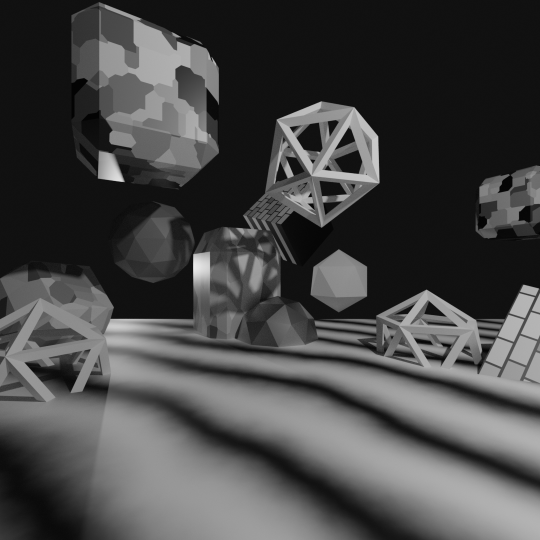
#> input picture P4_panoramas/b_pano_20mm.png, 1080 x 1080 px (shown at 1/2 size)
$ jupyter execute --allow-errors P4_panorama_stereo.ipynb   (older library calls are emulated)
#> lines starting #> are read from the running program, lines starting #| are printed output that depends on the picture
# P4 Panoramas and Stereo

### P4.1 Spherical Reprojection

As we discussed in class, to make a panorama we need to reproject the images onto a sphere, something you will be implementing in this question. I have given you some starter code that you should use to reproject the image onto a sphere: the function `reproject_image_to_sphere`. I have annotated what you need to include to complete this function:

**TASK** Complete the `reproject_image_to_sphere` function I have provided below. I recommend that you revisit the lecture slides on panoramas to get the definitions of the unit sphere coordinates.

I have provided you with a simple scene for Blender: `simple_pano_env.blend`. The camera is located at `x=0` and `y=0` and oriented such that it is level with the ground plane and rotated 0-degrees about the z-axis. The only camera in the scene has a Focal Length of 40 mm (expressed with respect to the *36 mm* film size standard used in photography). To test that your image reprojection method is working correctly.

**TASK** Generate 4 images by changing the Focal Length of the camera in Blender and name them as follows:

1. `b_pano_20mm.png` Rendered after setting the camera Focal Length to `20 mm`.
2. `b_pano_30mm.png` Rendered after setting the camera Focal Length to `30 mm`.
3. `b_pano_40mm.png` Rendered after setting the camera Focal Length to `40 mm`.
4. `b_pano_50mm.png` Rendered after setting the camera Focal Length to `50 mm`.

**Plots** Run the `Evaluation and Plotting` code I have included below. This will generate three figures (all of which you should include in your writeup). (1) shows the four images after the spherical reprojection. (2) shows the images added together, showing that in the center where all images have visibility of the scene, the images properly overlap. (3) The "differences" between consecutive Focal Lengths; if your code is implemented well, the center region (where the two overlap) should be nearly zero ("white" in the color scheme) and large outside of that image (where they do not overlap).

If the second plot, in which all images have been added together, looks "reasonable" (that the images are properly overlapped with one another) and you are convinced that your reprojection function is working properly, you can move on to the next section, in which you are asked to build your own panoramas after reprojecting onto a sphere.

[cell 1]
import numpy as np
import matplotlib.pyplot as plt
from PIL import Image
import scipy.interpolate

# Helper Functions
def load_image_gray(filepath):
    """Loads an image into a numpy array.
    Note: image will have 3 color channels [r, g, b]."""
#> called with filepath = 'b_pano_20mm.png'
    img = Image.open(filepath)
#> img is the input picture: PIL image 1080x1080 RGBA; mean R, G, B, A 70.4, 70.4, 70.4, 255
    img = np.asarray(img).astype(np.float)/255
#> img: shape (1080, 1080, 4) float64
    if len(img.shape) > 2:
        return img[:, :, 0]
    else:
        return img

def get_image_with_f(filepath, blender_focal_length_mm):
    image = load_image_gray(filepath)
    f = max(image.shape) * blender_focal_length_mm / 36.00
#> f = 600
    return image, f

# Starter code for P4.1 (replace the None's in the loop)
def reproject_image_to_sphere(image, focal_length_px, fov_deg=None, angular_resolution=0.01):
    # Notice that because matrices are stored "rows, columns",
    # we need to flip the "shape" coordinates so that the transformation
    # matrix does what we expect. The other convention is also acceptable,
    # as long as one is consistent. In this function, the transformation
    # matrix is assumed to be in [x, y, w] coordinates, even though the image
    # is stored in row, column (y, x) coordinates.
    x = np.arange(image.shape[1]).astype(np.float)
    y = np.arange(image.shape[0]).astype(np.float)

    # Compute the thetas and phis of the output plane
    if fov_deg is None:
        fov = np.arctan(max(image.shape)/focal_length_px/2) + angular_resolution
    else:
        fov = fov_deg * np.pi / 180

#     print(f"2 * Field of View: {2*fov}")
    thetas = np.arange(-fov, fov, angular_resolution)
    phis = np.arange(-fov, fov, angular_resolution)

    # Perform the interpolation
    transformed_image = np.zeros((len(phis), len(thetas)))
    image_fn = scipy.interpolate.interp2d(x, y, image, kind='linear', fill_value=0)
    for ii in range(len(thetas)):
        for jj in range(len(phis)):
            theta = thetas[ii]
            phi = phis[jj]

            xt = np.sin(theta)*np.cos(phi)
            yt = np.sin(phi)
            zt = np.cos(theta)*np.cos(phi)

            new_x = len(x)//2 + focal_length_px * xt//zt
            new_y = len(y)//2 + focal_length_px * yt//zt
            transformed_image[jj, ii] = image_fn(new_x, new_y)

    return transformed_image


img_20, f_20 = get_image_with_f('b_pano_20mm.png', 20)
#> f_20 = 600
img_30, f_30 = get_image_with_f('b_pano_30mm.png', 30)
#> call 2 of load_image_gray, with filepath = 'b_pano_30mm.png'
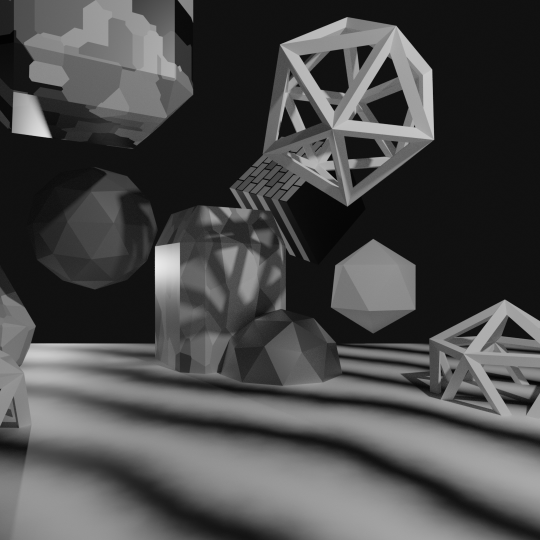
#> input picture P4_panoramas/b_pano_30mm.png, 1080 x 1080 px (shown at 1/2 size)
#> in load_image_gray, img is the input picture: PIL image 1080x1080 RGBA; mean R, G, B, A 74.2, 74.2, 74.2, 255
#> f_30 = 900
img_40, f_40 = get_image_with_f('b_pano_40mm.png', 40)
#> call 3 of load_image_gray, with filepath = 'b_pano_40mm.png'
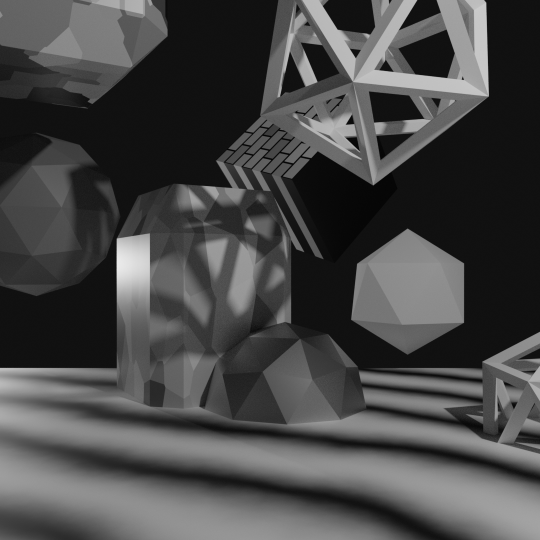
#> input picture P4_panoramas/b_pano_40mm.png, 1080 x 1080 px (shown at 1/2 size)
#> in load_image_gray, img is the input picture: PIL image 1080x1080 RGBA; mean R, G, B, A 71.3, 71.3, 71.3, 255
#> f_40 = 1200
img_50, f_50 = get_image_with_f('b_pano_50mm.png', 50)
#> call 4 of load_image_gray, with filepath = 'b_pano_50mm.png'
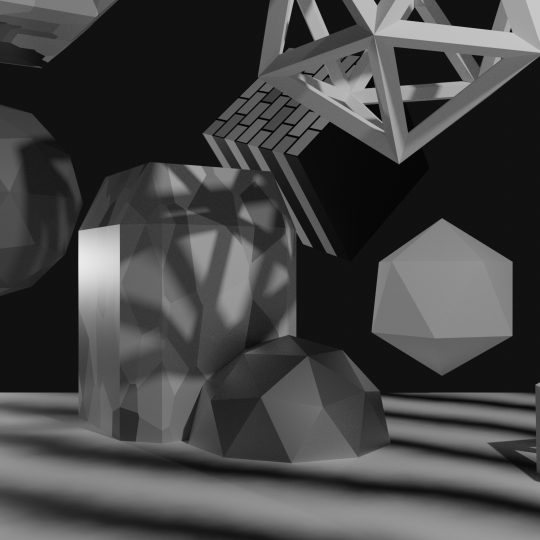
#> input picture P4_panoramas/b_pano_50mm.png, 1080 x 1080 px (shown at 1/2 size)
#> in load_image_gray, img is the input picture: PIL image 1080x1080 RGBA; mean R, G, B, A 68.1, 68.1, 68.1, 255
#> f_50 = 1500

#> (a cell that did not finish here is left out)

sp_img_30 = reproject_image_to_sphere(img_30, f_30, fov_deg=45, angular_resolution=0.002)
sp_img_40 = reproject_image_to_sphere(img_40, f_40, fov_deg=45, angular_resolution=0.002)
sp_img_50 = reproject_image_to_sphere(img_50, f_50, fov_deg=45, angular_resolution=0.002)

plt.figure(figsize=(6,6), dpi=200)
plt.subplot(2, 2, 1)
plt.imshow(sp_img_20)
plt.subplot(2, 2, 2)
plt.imshow(sp_img_30)
plt.subplot(2, 2, 3)
plt.imshow(sp_img_40)
plt.subplot(2, 2, 4)
plt.imshow(sp_img_50)

plt.figure(dpi=200)
plt.imshow(sp_img_20 + sp_img_30 + sp_img_40 + sp_img_50)

plt.figure(dpi=200)
plt.subplot(1, 3, 1)
plt.imshow(sp_img_30 - sp_img_20, vmin=-0.2, vmax=0.2, cmap='PiYG')
plt.subplot(1, 3, 2)
plt.imshow(sp_img_40 - sp_img_30, vmin=-0.2, vmax=0.2, cmap='PiYG')
plt.subplot(1, 3, 3)
plt.imshow(sp_img_50 - sp_img_40, vmin=-0.2, vmax=0.2, cmap='PiYG')

# P4.2 Panorama Stitching

In this question, you will be building a panorama from images you generate from Blender. This will involve three steps: (1) image generation, (2) image transform estimation, and (3) stitching.

**TASK** Generate images from Blender. To do this, you may using the `simple_pano_env.blend` environment that I have provided you with. By rotating the camera (done by modifying the rotation about its Z-axis). You should set the Focal length of the camera to `40 mm` and sweep the rotation from +40 degrees to -60 degrees; you should rotate the camera in increments such that consecutive images have an overlap of roughly 1/3. You will likely need to generate roughly 5 or 6 images in this range.

**PLOTS** Reproject the images using the `reproject_image_to_sphere` function from the previous question and compute the translation transform between each pair of "consecutive images" (images next to one another in angle space) using OpenCV. For each pair of matched images

To compute the transformation, you may use the same [OpenCV Homography tutorial from the last assignment](https://docs.opencv.org/master/d1/de0/tutorial_py_feature_homography.html). However, we know that the transformation is a translation, and so we do not want to allow the system to generate a general homography matrix, which is what results with `cv.findHomography`. Instead, you should use `affine_mat = cv.estimateAffinePartial2D(src_pts, dst_pts)[0]`, which returns a `2x3` matrix (you will need to convert this to a `3x3` homography by adding a row of `[0, 0, 1]`) that only allows for scale, rotation, and translation. Create a new transformation matrix that includes only the estimated translation parameters. Using this procedure should be more numerically stable.

**PLOT** Create the panorama and include it in a plot! To do this you should:

1. Pad all images to the size of the output panorama (you will need to determine how wide this will need to be).
2. Apply the transformation matrices (using `cv.warpPerspective`) to the images to move them "into place" (the location they will be in the resulting panorama). This means that you will need to apply `translation_mat_2_to_1` (or its inverse) to shift image 2 relative to image 1. Note that moving image 3 into place will require accounting for the translation between 2 and 3 *and* the translation between 1 and 2, and so on. You should prefer to multiply the transformation matrices together before using them to transform the image.
3. Combine the images to make the panorama. You do not need to use any of the "fancy" blending techniques we discussed in class. Simply using `np.maximum` between the two images will create a sufficient panorama. Small artifacts from merging are acceptable.

**PLOT** Finally, add the 20 mm focal length image you generated as part of the previous question to your panorama. It might be interesting to see how the significant change in field of view reveals more of the panorama at once and more of the space above and below the horizon. Combined, your images should look like a "wide plus" (something like this):

```
        +----+
+-------+    +-------+
|                    |
+-------+    +-------+
        +----+
````

where the taller region in the middle is filled in by the 20 mm image (which has a wider field of view). Include this combined image in your writeup.

[cell 3]
import cv2 as cv
from PIL import Image

#> (the rest of this cell did not finish here and is left out)

## P4.3 Triangulation

In class, we discussed how you could extract information about a 3D scene given two cameras and their camera projection matrices. Here, we will investigate a simple example to learn the fundamentals.

### P4.3.1 Projecting Into Image Space

Below, I have provided you with two images taken by two cameras `a` and `b`. In this question, we will go over some camera basics, namely how to compute the image-space point from a 3D point in the scene and the known camera matrices.

Some information about the two camera matrices:
- The first camera is translated such that `t_a = [0, -0.2, 5]` and `t_b = [-1.5, 0, 5]`
- No rotation is applied to either camera (so the rotation matrix is the identity matrix)
- The focal length of the camera (for these 1024 px) images is `f = 1170.3` (in units of pixels).
- The camera center is located at the center of the image.

**QUESTION** What are the camera matrices $P_a$ and $P_b$? I will accept either the final matrix, or the matrix written in terms of its component matrices (the intrinsic and extrinsic matrices), as long as these are defined.

I have provided you with a single point below in 3D space `X0` that exists on one of the corners of the cube shown in the scene.

**TASK + PLOTS** Implement the function `get_projected_point(P, X)` which takes in a camera matrix `P` and a 3D scene point `X`. If your matrices are implemented correctly, you should see that the projected 3D point overlaps with one of the corners of the cube in image space. Include the two images with the point `X0` projected onto the two images.

[cell 4]
## Starter code
import numpy as np
import matplotlib.pyplot as plt
from PIL import Image

def load_image(filepath):
    """Loads an image into a numpy array.
    Note: image will have 3 color channels [r, g, b]."""
    img = Image.open(filepath)
    img = np.asarray(img).astype(np.float)/255
    return img[:, :, :3]

#> (the rest of this cell did not finish here and is left out)

[cell 5]
# TASK: Implement the camera matrices & get_projected_point
f = 1137.8
#> f = 1137.8
#f = 1170.3

Rt_a = np.array([
    [1, 0, 0, 0],
    [0, 1, 0, -0.2],
    [0, 0, 1, 5]
])

Rt_b = np.array([
    [1, 0, 0, -1.5],
    [0, 1, 0, 0],
    [0, 0, 1, 5]
])

Camera = np.array([
    [f, 0, 512],
    [0, f, 512],
    [0, 0, 1]
])
#> Camera = [[1137.8, 0, 512], [0, 1137.8, 512], [0, 0, 1]]

Pa = np.dot(Camera, Rt_a)
#> Pa = [[1137.8, 0, 512, 2560], [0, 1137.8, 512, 2332.4], [0, 0, 1, 5]]
print(Pa)
#| [[1.13780e+03 0.00000e+00 5.12000e+02 2.56000e+03]
#|  [0.00000e+00 1.13780e+03 5.12000e+02 2.33244e+03]
#|  [0.00000e+00 0.00000e+00 1.00000e+00 5.00000e+00]]
Pb = np.dot(Camera, Rt_b)
#> Pb = [[1137.8, 0, 512, 853.3], [0, 1137.8, 512, 2560], [0, 0, 1, 5]]
print(Pb)
#| [[1.1378e+03 0.0000e+00 5.1200e+02 8.5330e+02]
#|  [0.0000e+00 1.1378e+03 5.1200e+02 2.5600e+03]
#|  [0.0000e+00 0.0000e+00 1.0000e+00 5.0000e+00]]

X0 = np.array([ 0.85244616, 0.9508618, -0.51819406])
points_3D = [X0]

# [5 lines left out: function get_projected_point, not called in this run]

[cell 6]
## Plotting Code
if Pa is None or Pb is None:
    raise NotImplementedError("Define the camera matrices.")

# [8 lines left out: function visualize_projected_points, not called in this run]

#> (the rest of this cell did not finish here and is left out)

### P4.3.2 Determining the Size of the Cube

Now you will invert this operation. In class, we discussed how to triangulate a point from two correspondences. The relevant slide from L15 (two-view modeling) is as follows:

(*Note*: I have used `Pa` and `Pb` to denote the image matrices, whereas the included slide uses $p$ and $p'$.) You can use SVD to solve for the "best" value of the 3D point $X$ (equivalently, you can find the minimum eigenvector of $A^T A$). Manually determine the (x, y) coordinates of two corners in the provided images (from the upper left corner) and use them as part of this triangulation procedure. By finding the 3D point corresponding to two of the corners and computing the distance between them, you should be able to compute the size of the cube in the images.

**TASK** Pick two corners of the cube and include the $(x, y)$ image coordinates for both `image_a` and `image_b` and the 3D world coordinate $(X, Y, Z)$ in your writeup.

**QUESTION** What is the side length of the cube shown in the two images above? (The answer might be somewhat sensitive to the coordinates you measure in image space, though we are only looking for a "close enough" number within maybe 10%–20% of the "correct" answer. You should feel free to use more than two points and average the results to get a more accurate result.)

You can confirm that your estimated 3D coordinates are correct by reprojecting them back into image space using your solution from the previous question to check for accuracy.

> **We will use your full response to evaluate partial credit, so be sure to enumerate the steps you took and (if you feel it helpful) intermediate results or code snippets.**

[cell 7]
import math
def solve_3Dpoint(ImagePointA, ImagePointB): #Uses triangularity to compute 3D point from two 2D image coordinates from two different cameras

#> called with ImagePointA = (903, 648), ImagePointB = (572, 692)
    Ap1 = Pa[0,0:]
#> Ap1 = [1137.8, 0, 512, 2560]
    Bp1 = Pb[0,0:]
#> Bp1 = [1137.8, 0, 512, 853.3]
    Ap2 = Pa[1,0:]  #Grabbing rows from camera matricies to be used in A matrix
#> Ap2 = [0, 1137.8, 512, 2332.4]
    Bp2 = Pb[1,0:]
#> Bp2 = [0, 1137.8, 512, 2560]
    Ap3 = Pa[2,0:]
#> Ap3 = [0, 0, 1, 5]
    Bp3 = Pb[2,0:]
#> Bp3 = [0, 0, 1, 5]

    A = np.zeros((4,4))
    b = np.zeros((4))

    A[0,0:] = np.dot(ImagePointA[1], Ap3) - Ap2
    A[1,0:] = (Ap1 - np.dot(ImagePointA[0], Ap3))
    A[2,0:] = (np.dot(ImagePointB[1], Bp3) - Bp2) #Building A matrix
    A[3,0:] = (Bp1 - np.dot(ImagePointB[0], Bp3))

    A_T_A = np.dot(A.T, A)
    eigen_values, eigen_vectors = np.linalg.eig(A_T_A)  #Compute 3D coordinate by taking eignevector with smallest eignevalue of A
    h = eigen_vectors[:, np.argmin(eigen_values)]
    h = h/h[3] #Normalize
    return h

ImgPoint1A = (903, 648)
ImgPoint1B = (572, 692)   #Manually selected 2D image points
ImgPoint2A = (975, 405)
ImgPoint2B = (613, 452)

tmp = solve_3Dpoint(ImgPoint1A, ImgPoint1B)
point1_3D = np.array([ tmp[0], tmp[1], tmp[2]]) #Find 3D point of first 2D point
solved1_3D = [point1_3D]
print(point1_3D)

tmp = solve_3Dpoint(ImgPoint2A, ImgPoint2B)
point2_3D = np.array([ tmp[0], tmp[1], tmp[2]]) #Find 3D point of second 2D point
solved2_3D = [point2_3D]
print(point2_3D)

#> (the rest of this cell did not finish here and is left out)

## P4.4 Stereo Patch Matching

Now I have provided you with a stereo pair of images (already rectified) and a handful of features in one of the images. Your job is to locate the locations of the corresponding features in the other image using *patch match stereo* as we discussed in class. I have provided you with some starter code in the function `patch_match_stereo` below, which iterates through the possible locations

**QUESTION** The possible feature matches in the second image are along the epipolar line. Since the images are properly rectified, what is the epipolar line in the second image corresponding to coordinate `(x_a, y_a)` in the first image?

**TASK** Define the `possible_coordinates` vector in the `patch_match_stereo` function using your answer. Once that is defined, the `patch_match_stereo` function will loop through all possible feature coordinates in the second image and return the coordinate with the best *match_score*.

**TASK** Implement the function `compute_match_score_ssd` (Sum of Squared Differences) using the formula we discussed in class: $$ \text{response} = -\sum_{k,l} (g_{kl} - f_{kl})^2, $$ where $g$ is the patch from `image_a` and $f$ is the patch from `image_b`. If this function is correctly implemented, you should see some of the features are aligned between the two images.

**TASK** Implement the function `compute_match_score_ncc` (Normalized Cross Correlation) using the formula: $$ \text{response} = \frac{\sum_{k,l}(g_{kl} - \bar{g})(f_{kl} - \bar{f})}{\sqrt{\sum_{kl}(g_{kl} - \bar{g})^2}\sqrt{\sum_{kl}(f_{kl} - \bar{f})^2}}$$

Once you have implemented these functions, you should run the plotting code I have included below, which computes a disparity map over the entire image.

> **NOTE: this will take a long time to run, so be sure that you confirm that your code is working properly first. You may want to test using the code from the breakout session L16B first. In addition, you should make an effort to use vectorized/Numpy operations to implement the matching functions. For example, using `np.sum(A)` or `A.sum()` is considerably faster than using a for loop. Using Numpy functions will make an order-of-magnitude difference in the amount of time it takes to run the code below. Functions that may come in handy include `np.mean` and `np.std`.**

**PLOTS** Include in your writeup the depth plots generated by each of the two match scores generated by the code below in the code block beginning with `# Compute and plot the depth maps`.

**QUESTION** The left few columns of both depth maps is quite noisy and inaccurate. Give an explanation for why this is the case?

[cell 8]
# Data from https://vision.middlebury.edu/stereo/data/scenes2005/
import numpy as np
import matplotlib
import matplotlib.pyplot as plt
from PIL import Image
import os
import re
import scipy.signal
import cv2


# Load the images
def load_image_gray(filepath):
    """Loads an image into a numpy array.
    Note: image will have 3 color channels [r, g, b]."""
    img = Image.open(filepath)
    img = np.asarray(img).astype(np.float)/255
    if len(img.shape) > 2:
        return img[:, :, 0]
    else:
        return img

#> (the rest of this cell did not finish here and is left out)

[cell 9]
# Compute and plot the depth maps

phw = 15
#> phw = 15
spacing = 10

# [19 lines left out: function compute_depth_map, not called in this run]

plt.figure()
#> (the rest of this cell did not finish here and is left out)
